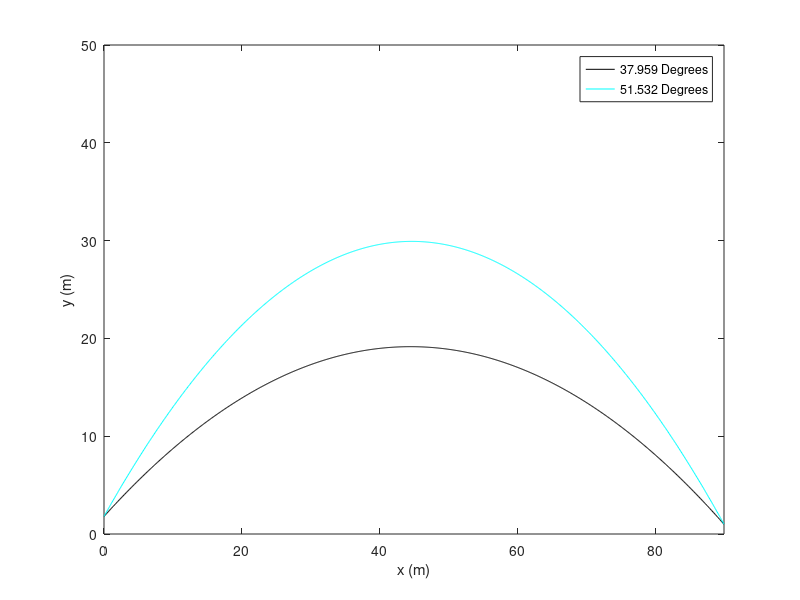

Source code (MATLAB): (Note: this script raises an error after producing the figure.)
 % I have adhered to all the tenets of the 
 % Duke Community Standard in creating this code.
 % Signed: [ih52]
%% Initialize workspace
clear; format short e
%% Establish functions
MyFun = @(x,v,theta) tan(theta).*x-9.81/(2.*v.^2.*(cos(theta).^2)).*x.^2+1.8;
%% Get angle in radians
FunZero1 = fzero(@(dummytheta) MyFun(90,30,dummytheta)-1,[0.1]);
FunZero2 = fzero(@(dummytheta) MyFun(90,30,dummytheta)-1,[1]);
%% Plot trajectories
x = linspace(0,90,1000);
y1 = MyFun(x,30,FunZero1);
y2 = MyFun(x,30,FunZero2);
figure(1); clf
plot(x,y1,'k-',x,y2,'c-')
legend('37.959 Degrees','51.532 Degrees')
axis([0 90 0 50])
xlabel('x (m)')
ylabel('y (m)')
print -depsc Chapra621BballPlot
%% Convert angle to degrees
Angle1 = radtodeg(FunZero1)
Angle2 = radtodeg(FunZero2)
